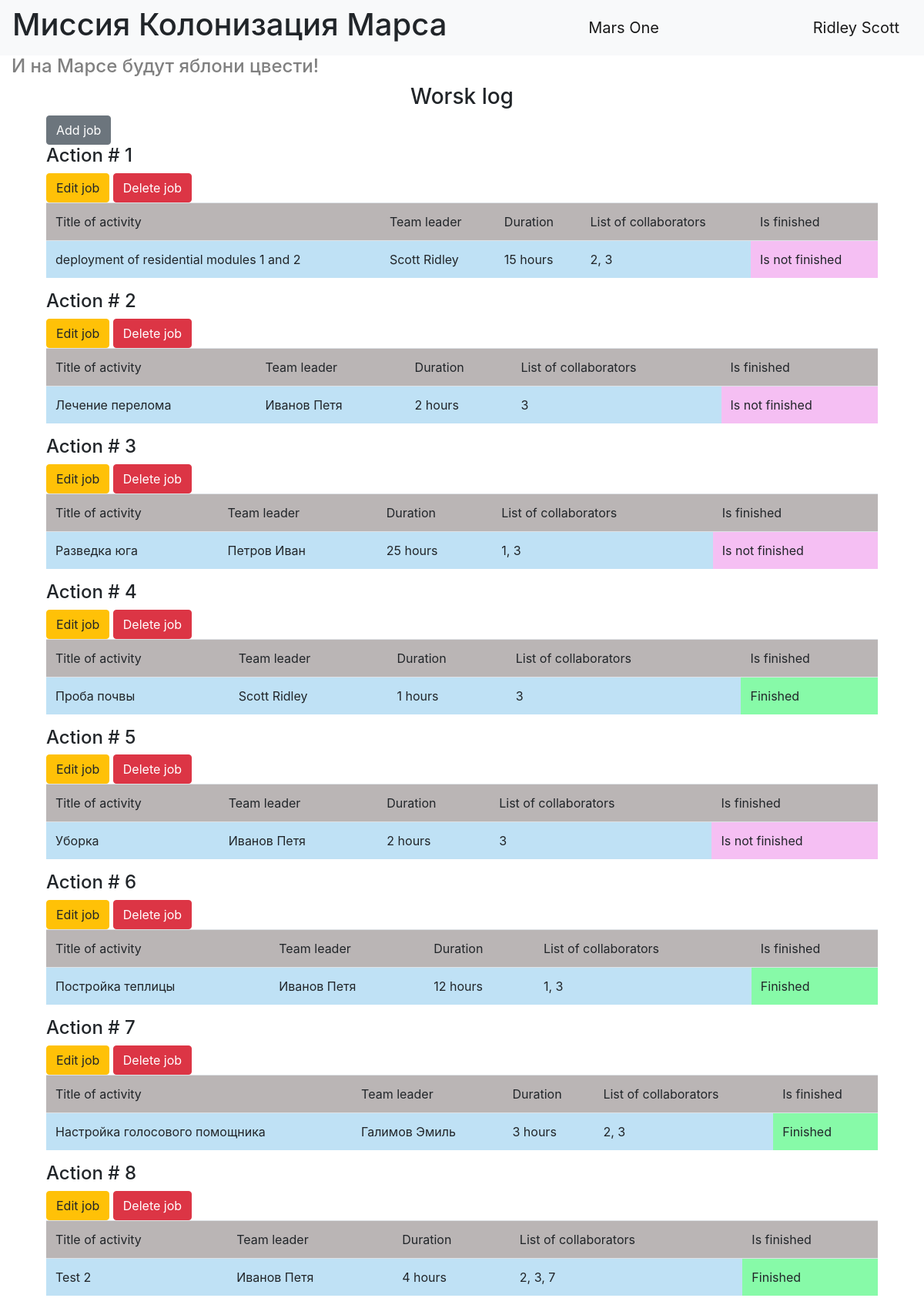
The page / (signed in) on the database its author committed.
### data/users.py (models this page shows, shortened)
class User(SqlAlchemyBase, UserMixin, SerializerMixin):
    __tablename__ = 'users'
    id = sqlalchemy.Column(sqlalchemy.Integer,
                           primary_key=True, autoincrement=True)
    surname = sqlalchemy.Column(sqlalchemy.String, nullable=True)
    name = sqlalchemy.Column(sqlalchemy.String, nullable=True)
    age = sqlalchemy.Column(sqlalchemy.Integer, nullable=True)
    position = sqlalchemy.Column(sqlalchemy.String, nullable=True)
    speciality = sqlalchemy.Column(sqlalchemy.String, nullable=True)
    address = sqlalchemy.Column(sqlalchemy.String, nullable=True)
    email = sqlalchemy.Column(sqlalchemy.String,
                              index=True, unique=True, nullable=True)
    hashed_password = sqlalchemy.Column(sqlalchemy.String, nullable=True)
    modified_date = sqlalchemy.Column(sqlalchemy.DateTime, default=datetime.datetime.now)
    jobs = orm.relation("Jobs", back_populates='user')

### data/jobs.py (models this page shows)
class Jobs(SqlAlchemyBase, SerializerMixin):
    __tablename__ = 'jobs'
    id = sqlalchemy.Column(sqlalchemy.Integer,
                           primary_key=True, autoincrement=True)
    team_leader = sqlalchemy.Column(sqlalchemy.Integer,
                                    sqlalchemy.ForeignKey("users.id"))
    job = sqlalchemy.Column(sqlalchemy.String, nullable=True)
    work_size = sqlalchemy.Column(sqlalchemy.Integer, nullable=True)
    collaborators = sqlalchemy.Column(sqlalchemy.String, nullable=True)
    start_date = sqlalchemy.Column(sqlalchemy.Date, nullable=True)
    end_date = sqlalchemy.Column(sqlalchemy.Date, nullable=True)
    is_finished = sqlalchemy.Column(sqlalchemy.Boolean, nullable=True)
    user = orm.relation('User')

### main.py (the view)
@app.route('/')
def job_list():
    db_sess = db_session.create_session()
    jobs = db_sess.query(Jobs)
    return render_template('index.html', jobs=jobs, title='Журнал работ')

### data/db_session.py (called while the page is built)
def create_session() -> Session:
    global __factory
    return __factory()

### main.py (called while the page is built)
@login_manager.user_loader
def load_user(user_id):
    db_sess = db_session.create_session()
    return db_sess.query(User).get(user_id)

### templates/index.html
{% extends "base.html" %}
{% block navbar_cont %}
    <h1>Миссия Колонизация Марса</h1>
{% endblock %}
{% block content %}
    {% set lab = "Action #" %}
    <h4 class="grey">И на Марсе будут яблони цвести!</h4>
    <h3 class="works-title">Worsk log</h3>
    <div class="all-jobs-table">
        {% if current_user.is_authenticated %}
        <a href="add_job" class="btn btn-secondary">Add job</a>
        {% endif %}
    {% for item in jobs %}
    <div class="jobs-table">
        <h4>{{lab}} {{loop.index}}</h4>
        {% if current_user.is_authenticated and current_user == item.user or current_user.id == 1 %}
            <div>
                <a href="/edit_job/{{ item.id }}" class="btn btn-warning">
                    Edit job
                </a>
                <a href="/job_delete/{{ item.id }}" class="btn btn-danger">
                    Delete job
                </a>
            </div>
        {% endif %}
        <table class="table">
          <thead>
            <tr>
              <td scope="col" class="table-head-grey">Title of activity</td>
              <td scope="col" class="table-head-grey">Team leader</td>
              <td scope="col" class="table-head-grey">Duration</td>
              <td scope="col" class="table-head-grey">List of collaborators</td>
              <td scope="col" class="table-head-grey">Is finished</td>
            </tr>
          </thead>
          <tbody>
            <tr>
              <td scope="row" class="table-body-blue">{{item.job}}</td>
              <td class="table-body-blue">{{item.user.surname}} {{item.user.name}}</td>
              <td class="table-body-blue">{{item.work_size}} hours</td>
              <td class="table-body-blue">{{item.collaborators}}</td>
              {% if item.is_finished == 0 %}
              <td class="table-body-pink">Is not finished</td>
              {% else %}
                <td class="table-body-green">Finished</td>
              {% endif %}
            </tr>
          </tbody>
        </table>
    </div>
    {% endfor %}
    </div>
{% endblock %}

### templates/base.html (shortened to what this page needs)
<!doctype html>
<html lang="en">
<head>
    <link rel="stylesheet"
          href="https://stackpath.bootstrapcdn.com/bootstrap/4.4.1/css/bootstrap.min.css"
>
    <link rel="stylesheet" type="text/css" href="{{url_for('static', filename='css/style.css')}}" />
</head>
<body>
<header>
    <nav class="navbar navbar-light bg-light">
        {% block navbar_cont %}{% endblock %}
        <a class="navbar-brand mars-one" href="#">Mars One</a>
        {% if current_user.is_authenticated %}
            <a class="navbar-brand" href="/logout">{{ current_user.name }} {{ current_user.surname}}</a>
        {% else %}
            <p>
                <a class="btn btn-primary " href="/register">Зарегистрироваться</a>
                <a class="btn btn-success" href="/login">Войти</a>
            </p>
        {% endif %}
    </nav>
</header>
<main role="main" class="container">
    {% block content %}{% endblock %}
</main>
</body>
</html>

### static/css/style.css (style rules this page uses)
.container { max-width: 1920px; }
h1, h4.grey { text-align: left; }
.mars-one { text-align: center; }
h4.grey { color: grey; }
.works-title { text-align: center; }
.jobs-table, .all-jobs-table { max-width: 1080px; margin: auto; }
.table-head-grey { background-color: #bab5b5; }
.table-body-blue { background-color: #bfe1f5; }
.table-body-pink { background-color: #f5bff3; }
.table-body-green { background-color: #87faa8; }

### rows shown on the page
User: name "Ridley", surname "Scott"
Jobs: lab "Action #", job "deployment of residential modules 1 and 2", user.surname "Scott", user.name "Ridley", work_size "15", collaborators "2, 3", is_finished "Is not finished"
Jobs: lab "Action #", job "Лечение перелома", user.surname "Иванов", user.name "Петя", work_size "2", collaborators "3", is_finished "Is not finished"
Jobs: lab "Action #", job "Разведка юга", user.surname "Петров", user.name "Иван", work_size "25", collaborators "1, 3", is_finished "Is not finished"
Jobs: lab "Action #", job "Проба почвы", user.surname "Scott", user.name "Ridley", work_size "1", collaborators "3", is_finished "Finished"
Jobs: lab "Action #", job "Уборка", user.surname "Иванов", user.name "Петя", work_size "2", collaborators "3", is_finished "Is not finished"
Jobs: lab "Action #", job "Постройка теплицы", user.surname "Иванов", user.name "Петя", work_size "12", collaborators "1, 3", is_finished "Finished"
Jobs: lab "Action #", job "Настройка голосового помощника", user.surname "Галимов", user.name "Эмиль", work_size "3", collaborators "2, 3", is_finished "Finished"
Jobs: lab "Action #", job "Test 2", user.surname "Иванов", user.name "Петя", work_size "4", collaborators "2, 3, 7", is_finished "Finished"
